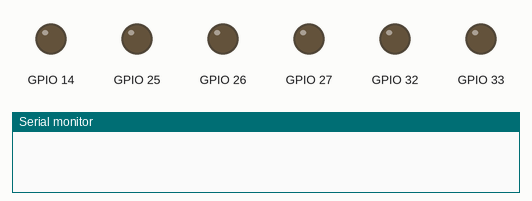
Recording of a sketch running on a simulated ESP32. On the bench: output pins drawn as LEDs (lit = HIGH), the last lines printed to the serial monitor. WiFi joins after 1.5 s; servers stay silent unless stated; storage starts empty; EEPROM starts erased.

Above: at 0.0 s.
At 3.6 s:
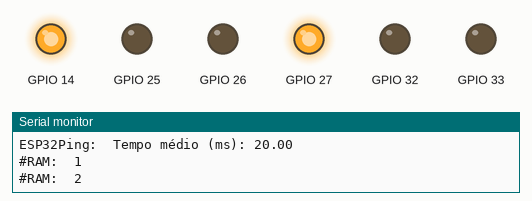
Timing chart, 0 to 122.6 s (numbered marks = the images above):
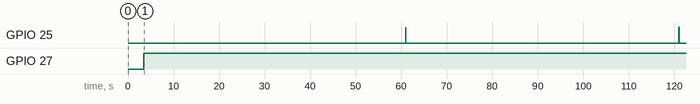

The sketch:

Horimetro.ino
```cpp
//                                                                     ↓  [ LIBS ]
#include <SPI.h>
#include <SD.h>
#include <Preferences.h>
#include "esp_timer.h"
#include <WiFi.h>
#include <ESP32Ping.h>

Preferences preferences;
//                                                                     ↑  [ LIBS ]
//                                                                     ↓  [ GLOBAIS ]

const char* ssid = "R2X - Recepcao";
const char* password = "R2x12024";

uint64_t espCLK = 0;
uint64_t segCLK = 0;

const int CS_PIN = 21;

int RAM = 0;
int VAULT = 0;
int NVS = 0;
int TOTAL = 0;
//                                                                     ↑  [ GLOBAIS ]
//                                                                     ↓  [ FUNÇÕES ]
//                                                                     ↓  [ scanWIFI ]
void scanWiFi() {
  Serial.println("scanWiFi:  Iniciando scan WiFi...");

  WiFi.mode(WIFI_STA);
  WiFi.disconnect();
  delay(100);

  int n = WiFi.scanNetworks();

  if (n == 0) {
    Serial.println("Nenhuma rede encontrada");
  } else {
    Serial.print(n);
    Serial.println(" redes encontradas:");
    for (int i = 0; i < n; ++i) {
      Serial.print(i + 1);
      Serial.print(": ");
      Serial.print(WiFi.SSID(i));
      Serial.print(" (RSSI: ");
      Serial.print(WiFi.RSSI(i));
      Serial.print(") ");
      Serial.println((WiFi.encryptionType(i) == WIFI_AUTH_OPEN) ? "Aberta" : "Segura");
      delay(10);
    }
  }
}
//                                                                     ↑  [ scanWIFI ]
//                                                                     ↓  [ initWIFI ]
void initWiFi() {
  Serial.println("Tentando conectar ao WiFi...");
  WiFi.begin(ssid, password);
  Serial.println(ssid);
  Serial.println(password);

  int tentativas = 0;
  const int maxTentativas = 20; //10s

  while (WiFi.status() != WL_CONNECTED && tentativas < maxTentativas) {
    delay(500);
    Serial.print(".");
    tentativas++;
  }

  Serial.println();

  if (WiFi.status() == WL_CONNECTED) {
    Serial.println("initWiFi:  WiFi conectado");
    Serial.print("IP: ");
    Serial.println(WiFi.localIP());
  } else {
    Serial.println("initWiFi:  Falha ao conectar WiFi");
    delay(1000);
  }
}
//                                                                     ↑  [ initWIFI ]
//                                                                     ↓  [ initSD ]
bool initSD() {

  Serial.println("SDBEGGIN:  Iniciando conexão com o cartão SD");
  SPI.begin(18, 19, 23, CS_PIN);


  if (!SD.begin(CS_PIN, SPI, 1000000)) {

    Serial.println("SDBEGGIN-ERROR: Falha!  conexão não realizada");
    digitalWrite(33, HIGH);

    return false;
    }

    File test = SD.open("/TEST.txt", FILE_WRITE);
    if (!test) {

      Serial.println("SDBEGGIN-ERROR: Falha!  conexão interrompida");
      digitalWrite(33, HIGH);

      return false;
    }

  test.println("Teste OK");
  test.flush();
  test.close();
  SD.remove("/TEST.txt");
  Serial.println("SDBEGGIN: Sucesso!  Conexão estabelecida");
  digitalWrite(33, LOW);
  return true;
}
//                                                                       ↑  [ initSD ]
//                                                                       ↓  [ parseSD ]
int parseSD() {

    File lercontador = SD.open("/CONT_TIMER.txt", FILE_READ);
    if(lercontador){

      String SDval = lercontador.readStringUntil('\n');
      lercontador.close();

      SDval.trim();
      Serial.print("ParseSD:  Valor atual do SD = ");
      Serial.println(SDval);
      digitalWrite(33, LOW);
      return SDval.toInt();

    }

  }


//                                                                       ↑  [ parseSD ]
//                                                                       ↑  [ FUNÇÕES ]
void setup() { //                                                        ↓  [ SETUP ]

pinMode(27, OUTPUT);
pinMode(26, OUTPUT);
pinMode(25, OUTPUT);
pinMode(33, OUTPUT);
pinMode(32, OUTPUT);
pinMode(14, OUTPUT);

Serial.begin(115200);
delay(1000);

espCLK = esp_timer_get_time();

initWiFi();

if (WiFi.status() == WL_CONNECTED) {

  Serial.println("initWiFi:  WiFi Conectado");
  Serial.println("ESP32Ping:  Realizando ping em 8.8.8.8");

  if (Ping.ping("8.8.8.8")) {

    Serial.println("ESP32Ping:  Ping bem-sucedido");
    Serial.print("ESP32Ping:  Tempo médio (ms): ");
    Serial.println(Ping.averageTime());
    digitalWrite(32, LOW);
    digitalWrite(14, HIGH);
  } else {
    Serial.println("ESP32Ping:  Falha no ping.");
  }

} else {
  Serial.println("initWiFi:  WiFi desconectado!");
  digitalWrite(32, HIGH);
  digitalWrite(14, LOW);

  }

}//                                                                      ↑  [ SETUP ]
void loop() {//                                                          ↓  [ LOOP ]
//                                                                       ↓  [CONTADOR]
uint64_t espRAM = esp_timer_get_time();
digitalWrite(27, HIGH);


if (espRAM - espCLK >= 1000000) {
  espCLK += 1000000;
  RAM++;


  Serial.print("#RAM:  ");
  Serial.println(RAM);

}

if (RAM == 60) {

  RAM=0;
  VAULT++;

  digitalWrite(25, HIGH);

  Serial.print("#VAULT:  ");
  Serial.println(VAULT);
//                                                                       ↓  [ESCRITA]

  bool initSD_bool = initSD();

  if (initSD_bool == true) { //SE SD OK

    preferences.begin("NVSBKP", false);
    NVS = preferences.getInt("NVS", 0);


    Serial.print("NVS: Alerta! valor recuperado da NVS = ");
    Serial.println(NVS);


    int parseSD_int=parseSD();
    TOTAL = VAULT+NVS+parseSD_int;

    preferences.clear();
    preferences.end();
    VAULT = 0;
    NVS = 0;
    digitalWrite(26, LOW);

    File writecontador = SD.open("/CONT_TIMER.txt", FILE_WRITE);
    if (writecontador) {


      writecontador.println(TOTAL);
      writecontador.close();


      Serial.print("CONT_TIMER:  Valor inserido no SD = ");
      Serial.println(TOTAL);
      Serial.print("initSD:  ");
      Serial.println(initSD_bool);


      }

  } else { //SE SD NÃO OK

        Serial.print("initSD:  ");
        Serial.println(initSD_bool);

        preferences.begin("NVSBKP", false);

        NVS = preferences.getInt("NVS", 0);
        preferences.putInt("NVS", NVS+VAULT);
        preferences.end();

        Serial.print("NVS: Emergência! Valor atual do VAULT = ");
        Serial.println(VAULT);
        Serial.print("NVS: Emergência! Valor atual da NVS = ");
        Serial.println(NVS);
        VAULT = 0;
        digitalWrite(26, HIGH);

        abort();
        }
//                                                                       ↑  [ESCRITA]
}//                                                                      ↑  [CONTADOR]
digitalWrite(25, LOW);
}//                                                                      ↑  [ LOOP ]
```

Measured:
- by itself, GPIO 25: alternates HIGH for 0.05 s and LOW for 60.0 s
- by itself, GPIO 27: LOW → HIGH at 3.5 s
